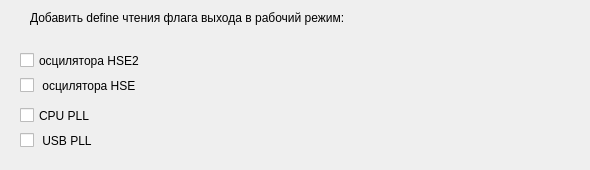
      <widget class="QWidget" name="tab_3">
       <attribute name="title">
        <string>Cостояние</string>
       </attribute>
       <widget class="QCheckBox" name="checkBox_7">
        <property name="geometry">
         <rect>
          <x>20</x>
          <y>40</y>
          <width>561</width>
          <height>41</height>
         </rect>
        </property>
        <property name="text">
         <string>осцилятора HSE2</string>
        </property>
       </widget>
       <widget class="QCheckBox" name="checkBox_8">
        <property name="geometry">
         <rect>
          <x>20</x>
          <y>70</y>
          <width>401</width>
          <height>31</height>
         </rect>
        </property>
        <property name="text">
         <string> осцилятора HSE</string>
        </property>
       </widget>
       <widget class="QCheckBox" name="checkBox_9">
        <property name="geometry">
         <rect>
          <x>20</x>
          <y>100</y>
          <width>351</width>
          <height>31</height>
         </rect>
        </property>
        <property name="text">
         <string>CPU PLL</string>
        </property>
       </widget>
       <widget class="QCheckBox" name="checkBox_10">
        <property name="geometry">
         <rect>
          <x>20</x>
          <y>120</y>
          <width>341</width>
          <height>41</height>
         </rect>
        </property>
        <property name="text">
         <string> USB PLL</string>
        </property>
       </widget>
       <widget class="QLabel" name="label_4">
        <property name="geometry">
         <rect>
          <x>30</x>
          <y>10</y>
          <width>451</width>
          <height>16</height>
         </rect>
        </property>
        <property name="text">
         <string>Добавить define чтения флага выхода в рабочий режим:</string>
        </property>
       </widget>
      </widget>
